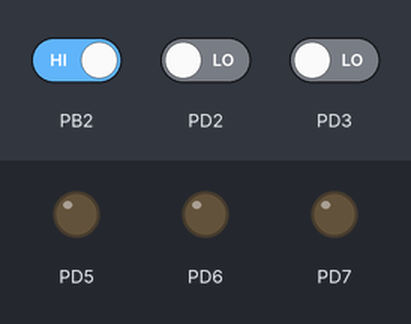
Bench run of a program on a simulated ATmega32, built with avr-gcc and emulated at 8 MHz. Parts: output pins drawn as LEDs (lit = HIGH). Inputs (shaded band) come from the test bench; at power-on: PB2 HIGH, PD2 LOW, PD3 LOW.

Above: at 1.2 s.
1.3 s: PB2 driven LOW
At 2.7 s:
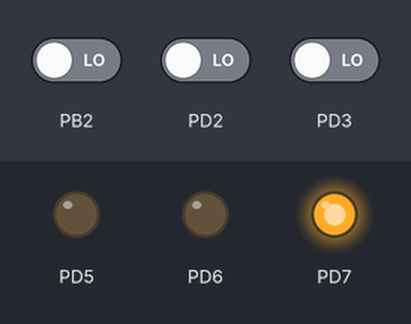
Timing chart, 0 to 12.8 s (numbered marks = the images above; inputs shaded):
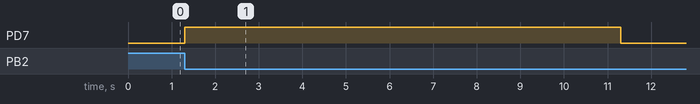

The program:

Interrupt_Assignment.c
```c
/*
 * Interrupt_Assignment.c
 *
 * Created: 6/27/2024 5:56:02 PM
 *  Author: Abdelrahman Matarawy
 */


#include <avr/io.h>
#include <util/delay.h>
#include <avr/interrupt.h>
# define F_CPU 8000000UL

int main(void)
{
	//GPIO
	/* To Make PIND (5,6,7) as output */
	DDRD |=( (1 << 5) | (1 << 6) | (1 << 7) );
	/* Enable I bit as Global Interrupt */
	SREG |= 0x80;
	/* ~~~~~~~~~~~~~~~~~~~~~~~~~ EXI0, EXI1, EXI2 ~~~~~~~~~~~~~~~~~~~~~~~~~ */
	/* Any logical change on INT0 generates an interrupt request.
	 * The rising edge of INT1 generates an interrupt request.
	 */
    MCUCR |= ( (1 << 0) | (1 << 2) | (1 << 3) );
	/* a falling edge on INT2 activates the interrupt */
	MCUCSR |= (0 << 6);
	/* External Interrupt Request (0, 1, 2) Enable */
	GICR |= ( (1 << 5) | (1 << 6) | (1 << 7) );
	while(1)
	{
		/* As Default To turn off LEDS */
		PORTD &= ~(1<<5);
		PORTD &= ~(1<<6);
		PORTD &= ~(1<<7);
	}
	return 0;
}


ISR (INT0_vect)
{
	/* To Make pin 5 Port D is Output as logic High */
	PORTD |= (1 << 5);
	_delay_ms(10000);

}

ISR(INT1_vect)
{
	/* To Make pin 6 Port D is Output as logic High */
	PORTD |= (1 << 6);
	_delay_ms(10000);
}

ISR(INT2_vect)
{
	/* To Make pin 7 Port D is Output as logic High */
	PORTD |= (1 << 7);
	_delay_ms(10000);
}
```

Measured:
- after the input at 1.3 s, PD7: LOW → HIGH at once, → LOW 10.0 s later
